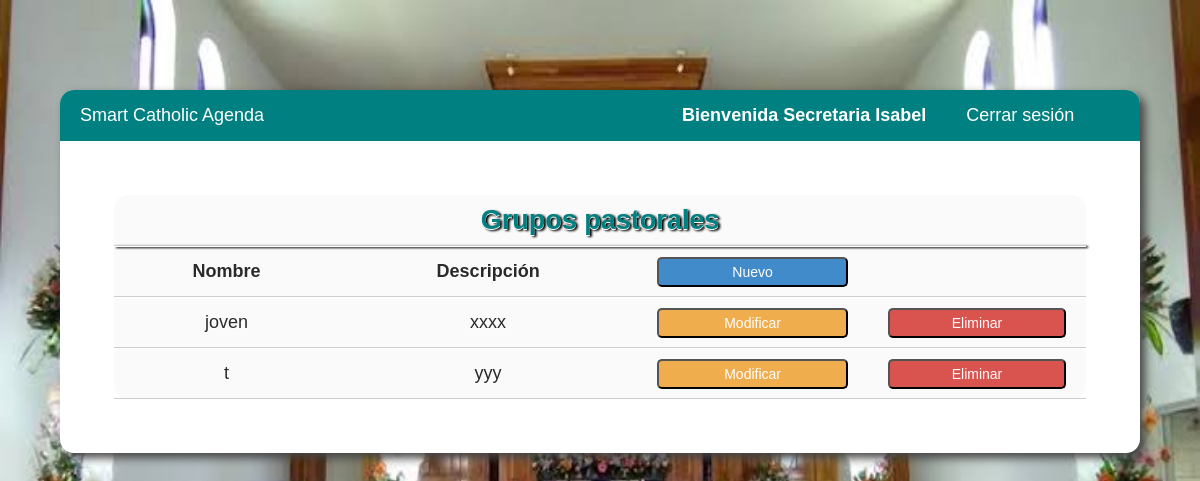
The page /adminGrupos.php (signed in) on the database its author committed.
### tables this page shows
CREATE TABLE IF NOT EXISTS `grupo` (
  `idGrupo` int(11) NOT NULL AUTO_INCREMENT,
  `NombreG` varchar(250) DEFAULT NULL,
  `Descripcion` varchar(250) DEFAULT NULL,
  PRIMARY KEY (`idGrupo`)
);

### adminGrupos.php (the view, shortened to what this page needs)
<!DOCTYPE html>
<?php
require_once "conexion.php";
$s=$_SESSION['Grupo'];
  $sql2=mysqli_query($conexion,"SELECT nombreG FROM grupo WHERE idGrupo='$s'");
  $f2=mysqli_fetch_assoc($sql2);
?>
<html>
<head>
	<link rel="stylesheet" href="librerias/css/estiloAdmin.css">
	</head>
	<body >
		<div class="contenedor">
			<header>
				<nav>
					<ul>
						<li><a href="javascript:history.go(-1)">Smart Catholic Agenda</a></li>
						<li style="margin-left: 35%"><a href=""><strong>Bienvenida <?php echo " "; echo $f2['nombreG']; echo " "; echo $_SESSION['Nombre']; ?> </strong></a></li>
						<li><a href="CerrarSesion.php">Cerrar sesión</a></li>
					</ul>
				</nav>
			</header>
			<div class="cont">
				<table class="table">
					<tr>
						<th colspan="4" class="x">Grupos pastorales</th>
					</tr>
				   	<th>Nombre </th>
			        <th>Descripción</th>
			        <th> <a href="adminGruposNuevo.php"> <button type="button" class="btn btnA">Nuevo</button> </a> </th>
			       	<th></th>
			        <tr>
			        <?php
					include("conexion.php");
		            $query=mysqli_query($conexion,"SELECT `idGrupo`, `NombreG`, `Descripcion` FROM `grupo` WHERE idGrupo!=1" );
		            while($filas=mysqli_fetch_assoc($query))
		            {
	            	?>
			          <td><?php echo $filas['NombreG']; ?></td>
			          <td><?php echo $filas['Descripcion']; ?></td>
			          <td><a href="adminGruposModificar.php?Grupo=<?php echo $filas['idGrupo'];?>"> <button type='button' class="btn btnM">Modificar</button> </a> </td>
			          <td> <a href="adminGruposEliminar.php?Grupo=<?php echo $filas['idGrupo'];?>"><button type='button' class="btn btnE">Eliminar</button></a> </td>
			        </tr>
			    <?php } ?>
				</table>
			</div>
		</div>
	</body>
</html>

### librerias/css/estiloAdmin.css (style rules this page uses)
* { margin: 0; padding: 0; -webkit-box-sizing:border-box; -moz-box-sizing:border-box; box-sizing: border-box; font-family:Helvetica, Arial, Tahoma, sans-serif; }
body { font-size: 18px; font-family: Arial, Sans-serif ; background: #4a565b; background-image: url(../../img/fondo.jpeg); background-size: 100% 100%;background-attachment: fixed; }
.contenedor { width: 90%; max-width: 1200px; height: 100%; max-height: 1200px; margin: 90px auto; overflow: hidden; background: #fff; border-radius: 14px; filter: drop-shadow(5px 5px 5px #444); }
header { background: #008080; }
header nav { width: 100% }
header nav ul { list-style: none; overflow: hidden; }
header nav ul li { float: left; }
header nav ul li a { text-decoration: none; display: inline-block; color: #fff; padding: 15px 20px; }
.cont { width: 100%; display: flex; flex-direction: row; flex-wrap: wrap; justify-content: space-between; align-content: center; }
.cont .table { width: 90%; margin: 5% auto; border-collapse: separate; border-radius: 14px; border-spacing: 0; text-shadow: 0 1px 0 #fff; color: #2a2a2a; background: #fafafa; }
.cont .table th, td { height: 50px; line-height: 50px; padding: 0 20px; border-bottom: 1px solid #cdcdcd; box-shadow: 0 1px 0 white; white-space: nowrap; text-align: center; }
.cont .table tr .x { font-size: 27px; color: #008080; filter: drop-shadow(2px 1px 1px #000); }
.btn { width: 100%; border-radius: 5px; padding: 5px; cursor: pointer; font-size: 14px; }
.btnA { color: white; background: #428bca; }
.btnM { color: white; background: #f0ad4e; }
.btnE { color: white; background: #d9534f; }

### rows shown on the page
grupo: NombreG "Secretaria"
grupo: NombreG "joven", Descripcion "xxxx"
grupo: NombreG "t", Descripcion "yyy"

### other values the page prints
$_SESSION['Nombre'] "Isabel"
